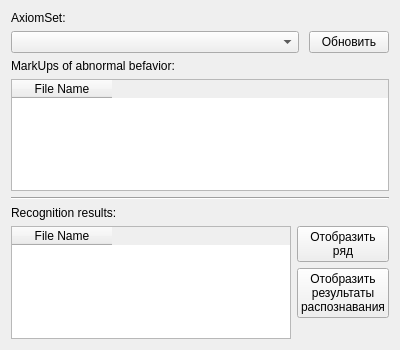
<?xml version="1.0" encoding="UTF-8"?>
<ui version="4.0">
 <class>resBrowser</class>
 <widget class="QWidget" name="resBrowser">
  <property name="geometry">
   <rect>
    <x>0</x>
    <y>0</y>
    <width>400</width>
    <height>350</height>
   </rect>
  </property>
  <property name="windowTitle">
   <string>Results' browser</string>
  </property>
  <layout class="QGridLayout" name="gridLayout">
   <item row="0" column="0">
    <widget class="QLabel" name="label">
     <property name="text">
      <string>AxiomSet:</string>
     </property>
    </widget>
   </item>
   <item row="5" column="0" colspan="2">
    <widget class="QTableWidget" name="tableWidget_markUps">
     <column>
      <property name="text">
       <string>File Name</string>
      </property>
     </column>
    </widget>
   </item>
   <item row="3" column="0">
    <widget class="QLabel" name="label_3">
     <property name="text">
      <string>MarkUps of abnormal befavior:</string>
     </property>
    </widget>
   </item>
   <item row="1" column="0" rowspan="2" colspan="2">
    <layout class="QGridLayout" name="gridLayout_2" columnminimumwidth="0,0">
     <property name="horizontalSpacing">
      <number>10</number>
     </property>
     <item row="0" column="0">
      <widget class="QComboBox" name="comboBox_axiomSets"/>
     </item>
     <item row="0" column="1">
      <widget class="QPushButton" name="pushButton_refresh">
       <property name="sizePolicy">
        <sizepolicy hsizetype="Fixed" vsizetype="Expanding">
         <horstretch>0</horstretch>
         <verstretch>0</verstretch>
        </sizepolicy>
       </property>
       <property name="minimumSize">
        <size>
         <width>80</width>
         <height>0</height>
        </size>
       </property>
       <property name="text">
        <string>Обновить</string>
       </property>
      </widget>
     </item>
    </layout>
   </item>
   <item row="6" column="0" colspan="2">
    <widget class="Line" name="line">
     <property name="orientation">
      <enum>Qt::Horizontal</enum>
     </property>
    </widget>
   </item>
   <item row="8" column="0" colspan="2">
    <layout class="QGridLayout" name="gridLayout_3">
     <item row="1" column="0" rowspan="5">
      <widget class="QTableWidget" name="tableWidget_results">
       <column>
        <property name="text">
         <string>File Name</string>
        </property>
       </column>
      </widget>
     </item>
     <item row="1" column="1">
      <widget class="QPushButton" name="pushButton_showRow">
       <property name="text">
        <string>Отобразить
ряд</string>
       </property>
      </widget>
     </item>
     <item row="3" column="1" rowspan="3">
      <spacer name="verticalSpacer">
       <property name="orientation">
        <enum>Qt::Vertical</enum>
       </property>
       <property name="sizeHint" stdset="0">
        <size>
         <width>20</width>
         <height>40</height>
        </size>
       </property>
      </spacer>
     </item>
     <item row="2" column="1">
      <widget class="QPushButton" name="pushButton_showResults">
       <property name="text">
        <string>Отобразить
результаты
распознавания</string>
       </property>
      </widget>
     </item>
    </layout>
   </item>
   <item row="7" column="0">
    <widget class="QLabel" name="label_2">
     <property name="text">
      <string>Recognition results:</string>
     </property>
    </widget>
   </item>
  </layout>
 </widget>
 <resources/>
 <connections/>
</ui>
